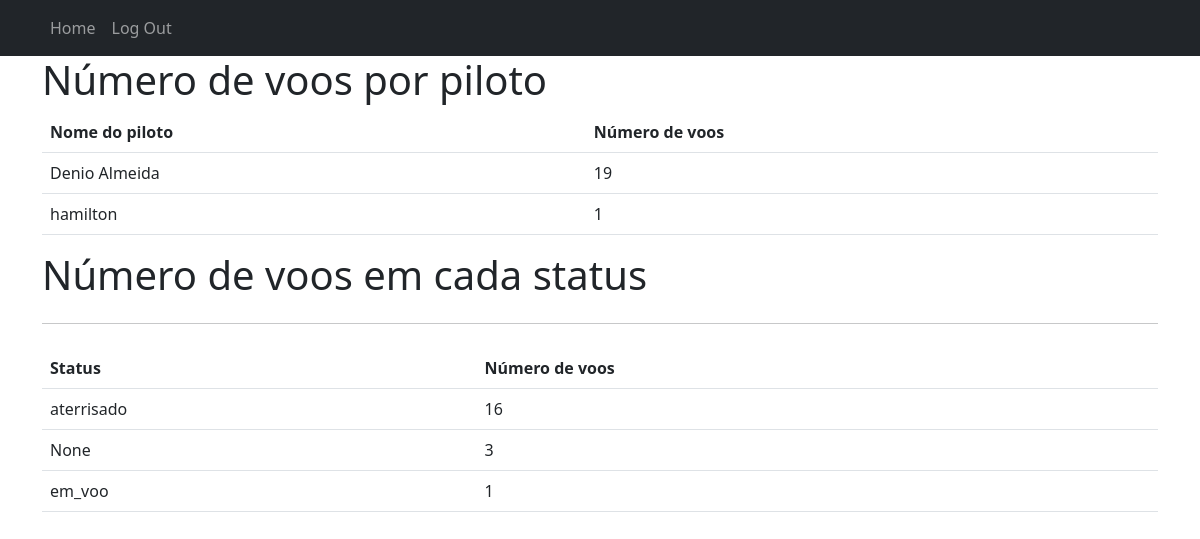
The page /geracao-relatorios/estatisticas-voos (signed in) on the database as committed earlier.
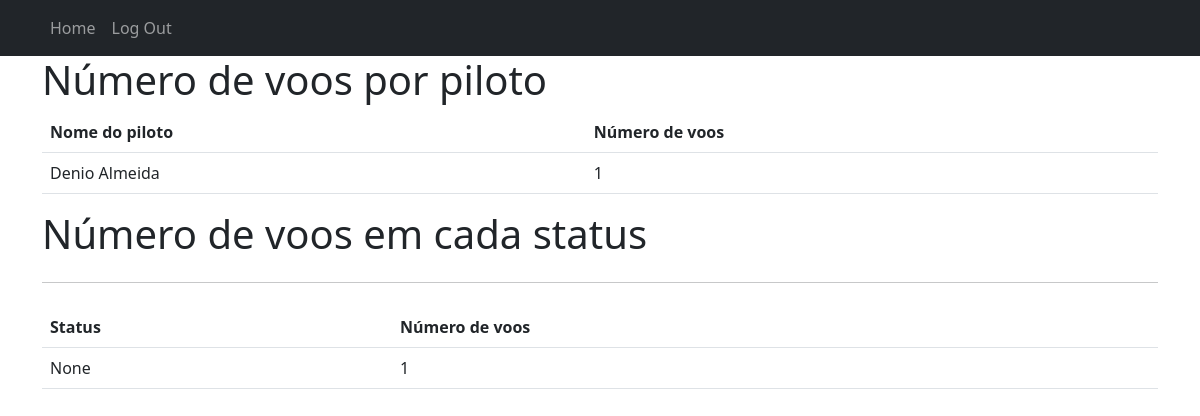
The same page on the database as committed later.
### rota/models.py (models this page shows)
class Voo(models.Model):
    STATUS_POSSIVEIS = (
        ('em', 'embarcando'),
        ('ca', 'cancelado'),
        ('pr', 'programado'),
        ('ta', 'taxiando'),
        ('pt', 'pronto'),
        ('ao', 'autorizado'),
        ('vo', 'em_voo'),
        ('at', 'aterrisado')
    )
    rota = models.ForeignKey(Rota, on_delete=models.CASCADE, null=True)
    id = models.IntegerField(primary_key=True)
    status = models.CharField(max_length=2, null=True, blank=True, choices=STATUS_POSSIVEIS)
    piloto = models.CharField(max_length=20, null=False)
    hora_partida = models.TimeField(auto_now=False, null=True, blank=True)
    hora_chegada = models.TimeField(auto_now=False, null=True, blank=True)
    data = models.DateTimeField(null=True)
    class Meta:
        db_table = 'voos'

### rota/views.py (the view)
# urls.py: path('geracao-relatorios/estatisticas-voos', views.estatisticas_voo, name='relatorio-voos'),
@login_required
@permission_required('rota.view_rota')
def estatisticas_voo(request):
    voos = Voo.objects.all()
    piloto = {}
    for voo in voos:
        if voo.piloto in piloto:
            piloto[voo.piloto] += 1
        else:
            piloto[voo.piloto] = 1
    status = {}
    for voo in voos:
        if voo.get_status_display() in status:
            status[voo.get_status_display()] += 1
        else:
            status[voo.get_status_display()] = 1
    context = {
        'piloto': piloto,
        'status': status
    }
    return render(request,"geracao_relatorios/estatisticas_voo.html", context)

### templates/geracao_relatorios/estatisticas_voo.html (shortened to what this page needs)
{% extends "base.html" %}
{% block content %}
    <h1>Número de voos por piloto</h1>
    <table class="table">
        <thead>
          <tr>
            <th scope="col">Nome do piloto</th>
            <th scope="col">Número de voos</th>
          </tr>
        </thead>
        <tbody>
            {% for key, value in piloto.items %}
                <tr>
                    <td>{{ key }}</td>
                    <td>{{value}}</td>
                </tr>
            {% endfor %}
        </tbody>
      </table>
      <h1> Número de voos em cada status </h1>
      <hr class  = "my-4">
      <table class="table">
        <thead>
          <tr>
            <th scope="col">Status</th>
            <th scope="col">Número de voos</th>
          </tr>
        </thead>
        <tbody>
            {% for key, value in status.items %}
                <tr>
                    <td>{{ key }}</td>
                    <td>{{value}}</td>
                </tr>
            {% endfor %}
        </tbody>
      </table>
{% endblock content %}

Rows that differ between the two databases and show on the page:
removed Voo: piloto "hamilton"
Other text that changed with them:
new list line: "Denio Almeida"
new list line: "1"
new list line: "None 1"
list line gone: "Denio Almeida"
list line gone: "19"
list line gone: "1"
list line gone: "aterrisado 16"
list line gone: "None 3"
list line gone: "em_voo 1"
